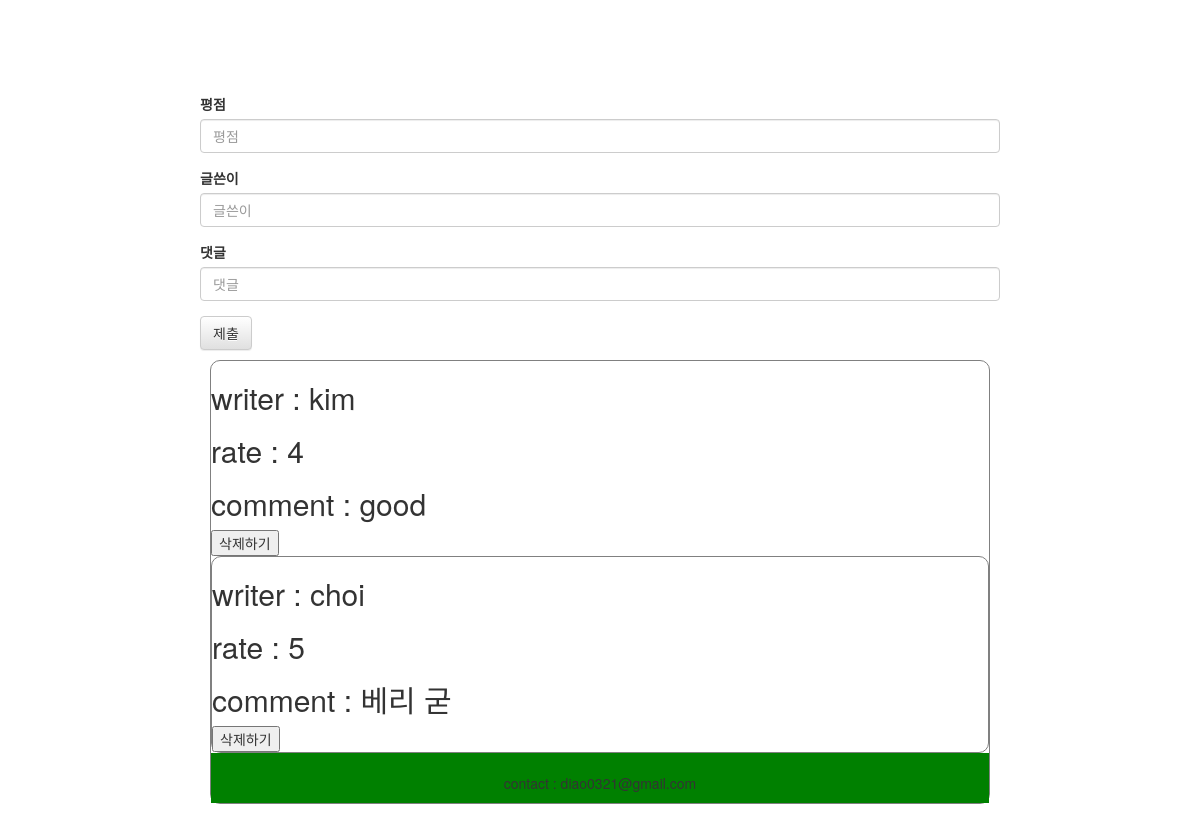
Before: /lecture_list/2 (lower part) with the older database file.
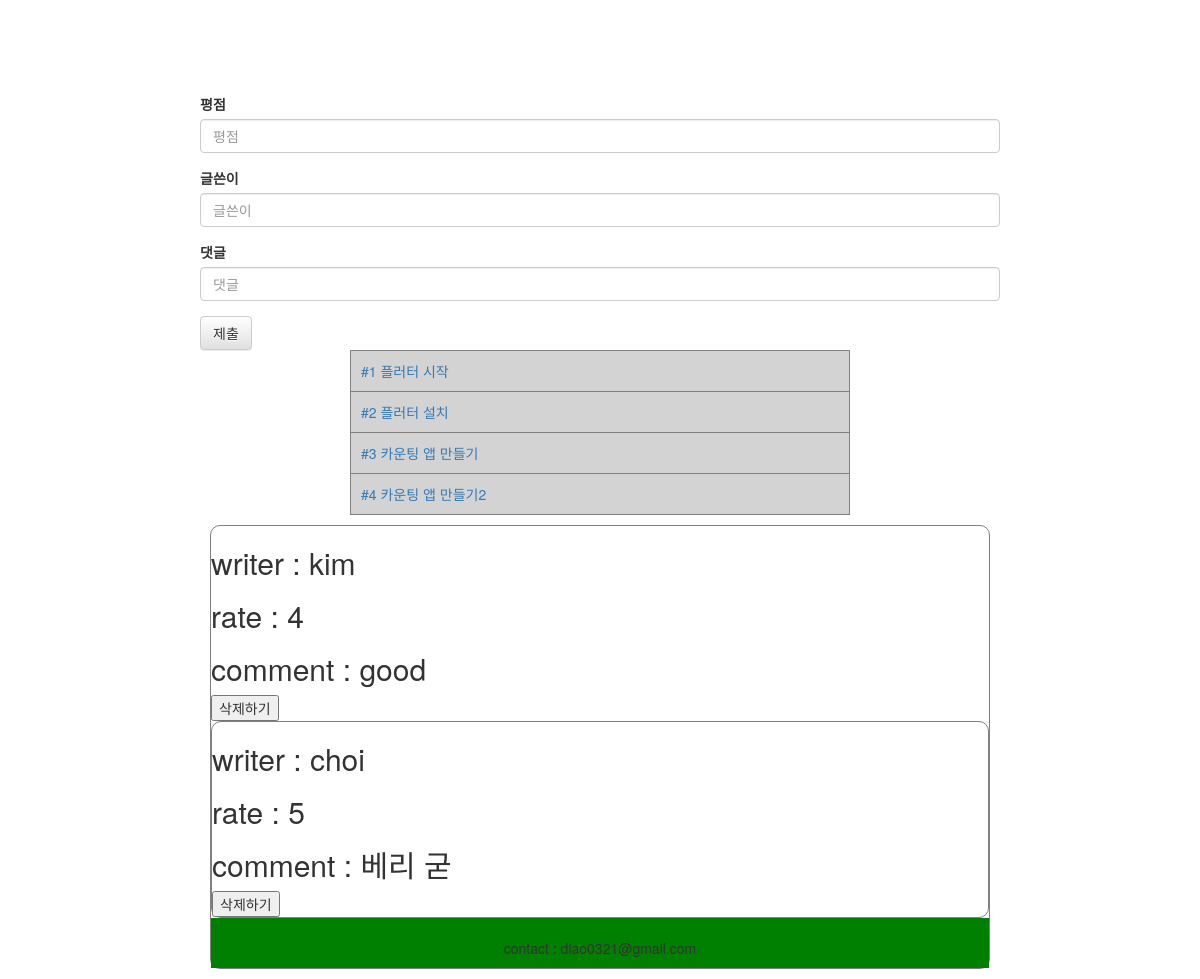
After: the same page with the newer database file.
### inflearn_lecture/models.py (models this page shows, shortened)
class Comment(models.Model):
    lecture = models.ForeignKey(myText, on_delete=models.CASCADE)
    writer = models.CharField(max_length=200, null=True)
    rate = models.CharField(max_length=200, null=True)
    comment = models.CharField(max_length=200, null=True)
    def __str__(self):
        return self.comment

class myText(models.Model):
    author = models.ForeignKey(settings.AUTH_USER_MODEL, on_delete=models.CASCADE)
    title = models.CharField(max_length=200)
    contents = models.CharField(max_length=200)
    img_url = models.FileField(null=True)
    category = models.CharField(max_length=200, null=True)
    board_text = RichTextUploadingField(null=True)
    lecture_title1 = models.CharField(max_length=200, null=True)
    lecture_video1 = models.CharField(max_length=500, null=True)
    lecture_title2 = models.CharField(max_length=200, null=True)
    lecture_video2 = models.CharField(max_length=500, null=True)
    lecture_title3 = models.CharField(max_length=200, null=True)
    lecture_video3 = models.CharField(max_length=500, null=True)
    lecture_title4 = models.CharField(max_length=200, null=True)
    lecture_video4 = models.CharField(max_length=500, null=True)

### inflearn_lecture/views.py (the view)
# urls.py: path('lecture_list/<int:pk>', views.lecture_list_info, name="lecture_list_info"),
def lecture_list_info(request, pk):
    board_contents = get_object_or_404(myText, pk = pk)
    comment = Comment.objects.filter(lecture=board_contents)
    print('comment : ',comment )
    if request.user.is_authenticated:
        print(request.user.username)
    if request.method == "POST":
        rate = request.POST['rate']
        writer = request.POST['writer']
        comment = request.POST['comment']
        Comment.objects.create(lecture=board_contents, writer=writer, rate=rate, comment=comment)
        return redirect('/lecture_list/' + str(pk))
    return render( request, 'inflearn_lecture/lecture_list_info.html', {'board_contents':board_contents, 'comment':comment})

### inflearn_lecture/templates/inflearn_lecture/lecture_list_info.html (shortened to what this page needs)
{% extends 'inflearn_lecture/base.html' %}
{% block content %}
    <div class="contents">
    </div>
    <div style="width:800px; margin:auto;">
        <form method="POST" action="{% url 'lecture_list_info' pk=board_contents.pk %}">
            <div class="form-group">
                <label for="exampleInputEmail1">평점</label>
                <input name="rate" type="number" class="form-control" placeholder="평점">
            </div>
            <div class="form-group">
              <label for="exampleInputEmail1">글쓴이</label>
              <input name="writer" type="text" class="form-control" id="exampleInputEmail1" placeholder="글쓴이">
            </div>
            <div class="form-group">
              <label for="exampleInputPassword1">댓글</label>
              <input name="comment" type="text" class="form-control" id="exampleInputPassword1" placeholder="댓글">
            </div>
            <button type="submit" class="btn btn-default">제출</button>
        </form>
    </div>
    <div>
        <table style="width:500px; margin:auto;">
            <tr>
                {% if board_contents.lecture_title1 %}
                    <td>
                        <a href="{% url 'show_lecture' pk=board_contents.pk %}">
                            {{ board_contents.lecture_title1 }}
                        </a>
                    </td>
                {% endif %}
            </tr>
            <tr>
                {% if board_contents.lecture_title2 %}
                    <td>
                        <a href="{% url 'show_lecture' pk=board_contents.pk %}">
                            {{ board_contents.lecture_title2 }}
                        </a>
                    </td>
                {% endif %}
            </tr>
            <tr>
                {% if board_contents.lecture_title3 %}
                    <td>
                        <a href="{% url 'show_lecture' pk=board_contents.pk %}">
                            {{ board_contents.lecture_title3 }}
                        </a>
                    </td>
                {% endif %}
            </tr>
            <tr>
                {% if board_contents.lecture_title4 %}
                    <td>
                        <a href="{% url 'show_lecture' pk=board_contents.pk %}">
                            {{ board_contents.lecture_title4 }}
                        </a>
                    </td>
                {% endif %}
            </tr>
        </table>
    </div>
    <div style="width:800px; margin:auto; padding:10px">
        {% for comment_item in comment %}
            <div style="border:1px solid gray; border-radius:10px;">
                <h2>writer : {{ comment_item.writer }}</h2>
                <h2>rate : {{ comment_item.rate }}</h2>
                <h2>comment : {{ comment_item.comment }}</h2>
                <form method="POST" action="{% url 'comment_remove' pk=comment_item.pk %}">
                    <button>삭제하기</button>
                </form>
        {% endfor %}
    </div>
{% endblock %}

### inflearn_lecture/templates/inflearn_lecture/base.html (shortened to what this page needs)
<!DOCTYPE html>
<html lang="en">
<head>
    <link rel="stylesheet" href="https://maxcdn.bootstrapcdn.com/bootstrap/3.3.2/css/bootstrap.min.css">
    <link rel="stylesheet" href="https://maxcdn.bootstrapcdn.com/bootstrap/3.3.2/css/bootstrap-theme.min.css">
</head>
<body>
    {% block content %}
    {% endblock %}
    <div class="footer">
        contact : diao0321@gmail.com
    </div>
</body>
</html>

### inflearn_lecture/templates/inflearn_lecture/base.html (style rules this page uses)
.footer { left:0; bottom:0; width:100%; height:50px; background-color: green; text-align: center; padding-top: 20px; }

### inflearn_lecture/templates/inflearn_lecture/lecture_list_info.html (style rules this page uses)
.contents { width:1000px; margin:auto; padding:100px; }
tr td { border: 1px solid gray; padding: 10px; background-color: lightgray; }

Changed rows visible on the page:
now on this page (row edited): myText: lecture_title1 "#1 플러터 시작", lecture_title2 "#2 플러터 설치", lecture_title3 "#3 카운팅 앱 만들기", lecture_title4 "#4 카운팅 앱 만들기2"
changed myText: lecture_title1 empty → "#1 플러터 시작" (drawn); lecture_title2 empty → "#2 플러터 설치" (drawn); lecture_title3 empty → "#3 카운팅 앱 만들기" (drawn); lecture_title4 empty → "#4 카운팅 앱 만들기2" (drawn)
